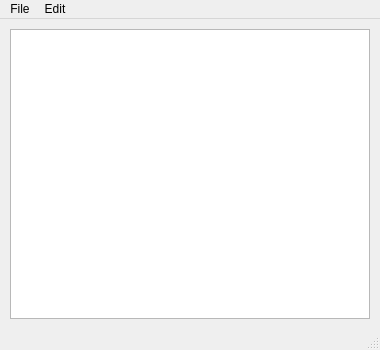
<?xml version="1.0" encoding="UTF-8"?>
<ui version="4.0">
 <class>ProgWindow</class>
 <widget class="QMainWindow" name="ProgWindow">
  <property name="geometry">
   <rect>
    <x>0</x>
    <y>0</y>
    <width>380</width>
    <height>350</height>
   </rect>
  </property>
  <property name="sizePolicy">
   <sizepolicy hsizetype="Expanding" vsizetype="Expanding">
    <horstretch>0</horstretch>
    <verstretch>0</verstretch>
   </sizepolicy>
  </property>
  <property name="minimumSize">
   <size>
    <width>380</width>
    <height>350</height>
   </size>
  </property>
  <property name="maximumSize">
   <size>
    <width>380</width>
    <height>350</height>
   </size>
  </property>
  <property name="windowTitle">
   <string>MainWindow</string>
  </property>
  <widget class="QWidget" name="centralwidget">
   <property name="minimumSize">
    <size>
     <width>380</width>
     <height>307</height>
    </size>
   </property>
   <widget class="QListWidget" name="commandList">
    <property name="geometry">
     <rect>
      <x>10</x>
      <y>10</y>
      <width>360</width>
      <height>290</height>
     </rect>
    </property>
    <property name="sizePolicy">
     <sizepolicy hsizetype="Expanding" vsizetype="Expanding">
      <horstretch>0</horstretch>
      <verstretch>0</verstretch>
     </sizepolicy>
    </property>
    <property name="minimumSize">
     <size>
      <width>360</width>
      <height>290</height>
     </size>
    </property>
    <property name="maximumSize">
     <size>
      <width>1680</width>
      <height>720</height>
     </size>
    </property>
    <property name="sizeIncrement">
     <size>
      <width>0</width>
      <height>0</height>
     </size>
    </property>
    <property name="font">
     <font>
      <pointsize>10</pointsize>
     </font>
    </property>
    <property name="styleSheet">
     <string notr="true">selection-background-color: rgb(159, 181, 255);</string>
    </property>
    <property name="autoScrollMargin">
     <number>1</number>
    </property>
    <property name="editTriggers">
     <set>QAbstractItemView::NoEditTriggers</set>
    </property>
    <property name="showDropIndicator" stdset="0">
     <bool>true</bool>
    </property>
    <property name="dragEnabled">
     <bool>true</bool>
    </property>
    <property name="dragDropOverwriteMode">
     <bool>true</bool>
    </property>
    <property name="dragDropMode">
     <enum>QAbstractItemView::InternalMove</enum>
    </property>
    <property name="defaultDropAction">
     <enum>Qt::MoveAction</enum>
    </property>
    <property name="alternatingRowColors">
     <bool>false</bool>
    </property>
    <property name="selectionMode">
     <enum>QAbstractItemView::ExtendedSelection</enum>
    </property>
    <property name="uniformItemSizes">
     <bool>false</bool>
    </property>
   </widget>
  </widget>
  <widget class="QMenuBar" name="menubar">
   <property name="geometry">
    <rect>
     <x>0</x>
     <y>0</y>
     <width>380</width>
     <height>22</height>
    </rect>
   </property>
   <property name="nativeMenuBar">
    <bool>false</bool>
   </property>
   <widget class="QMenu" name="menuFile">
    <property name="title">
     <string>File</string>
    </property>
    <addaction name="actionNew_Open"/>
    <addaction name="actionSave"/>
    <addaction name="actionOptions"/>
    <addaction name="actionExit"/>
   </widget>
   <widget class="QMenu" name="menuEdit">
    <property name="title">
     <string>Edit</string>
    </property>
    <addaction name="actionNew_Command"/>
    <addaction name="actionCopy"/>
    <addaction name="actionPaste"/>
    <addaction name="actionDuplicate"/>
    <addaction name="actionDelete"/>
   </widget>
   <addaction name="menuFile"/>
   <addaction name="menuEdit"/>
  </widget>
  <widget class="QStatusBar" name="statusbar"/>
  <action name="actionNew_Open">
   <property name="text">
    <string>New/Open</string>
   </property>
   <property name="toolTip">
    <string>Create a new program or open an existing one</string>
   </property>
   <property name="statusTip">
    <string>Create a new program or open an existing one</string>
   </property>
  </action>
  <action name="actionSave">
   <property name="text">
    <string>Save</string>
   </property>
   <property name="toolTip">
    <string>Save the current state of the program</string>
   </property>
   <property name="statusTip">
    <string>Save the current state of the program</string>
   </property>
   <property name="shortcut">
    <string>Ctrl+S</string>
   </property>
  </action>
  <action name="actionExit">
   <property name="text">
    <string>Quit</string>
   </property>
   <property name="toolTip">
    <string>Quit macomator</string>
   </property>
   <property name="statusTip">
    <string>Quit macomator</string>
   </property>
  </action>
  <action name="actionOptions">
   <property name="text">
    <string>Settings</string>
   </property>
   <property name="toolTip">
    <string>Open the settings menu</string>
   </property>
   <property name="statusTip">
    <string>Open the settings menu</string>
   </property>
   <property name="shortcut">
    <string/>
   </property>
  </action>
  <action name="actionNew_Command">
   <property name="text">
    <string>Add Command</string>
   </property>
   <property name="statusTip">
    <string>Create a new command</string>
   </property>
   <property name="shortcut">
    <string>Ctrl+N</string>
   </property>
  </action>
  <action name="actionCopy">
   <property name="enabled">
    <bool>false</bool>
   </property>
   <property name="text">
    <string>Copy</string>
   </property>
   <property name="statusTip">
    <string>Copy the currently selected items</string>
   </property>
  </action>
  <action name="actionPaste">
   <property name="enabled">
    <bool>false</bool>
   </property>
   <property name="text">
    <string>Paste</string>
   </property>
  </action>
  <action name="actionDelete">
   <property name="text">
    <string>Delete</string>
   </property>
   <property name="statusTip">
    <string>Removes the selected element(s)</string>
   </property>
   <property name="shortcut">
    <string>Backspace</string>
   </property>
  </action>
  <action name="actionDuplicate">
   <property name="text">
    <string>Duplicate</string>
   </property>
   <property name="statusTip">
    <string>Duplicates the selected element(s)</string>
   </property>
   <property name="shortcut">
    <string>Ctrl+D</string>
   </property>
  </action>
 </widget>
 <resources/>
 <connections/>
</ui>
